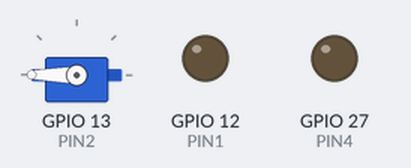
This sketch was run on a simulated ESP32. Shown: servo, output pins drawn as LEDs (lit = HIGH). Wiring (inferred from the names in the program): servo: signal GPIO 13. Servo pulses on a pin are drawn as a servo (544–2400 µs = 0–180°); pins used as bus, display or sensor lines are not drawn.

Above: at 0.05 s.
At 8.05 s:
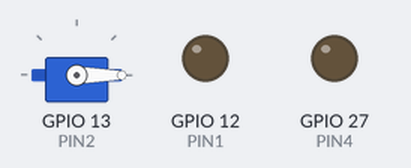
Timing chart, 0 to 10.5 s (numbered marks = the images above):
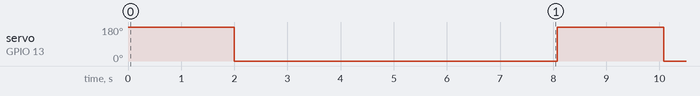

The sketch:

OTO_ESP32.ino
```cpp
#define PIN1 12
#define PIN2 13
#define PIN3 14
#define PIN4 27

void setup() {
  pinMode(PIN1, OUTPUT);
  pinMode(PIN2, OUTPUT);
  pinMode(PIN3, OUTPUT);
  pinMode(PIN4, OUTPUT);

}

void loop() {
  moverServo( 2, 180);
  delay(1000);
  moverServo( 2, 0);
  delay(1000);

  moverServo( 3, -180);
  delay(1000);
  moverServo( 3, 0);
  delay(1000);
}

void moverServo(int pin, int angulo) {
  int pulso = map(angulo, 0, 180, 500, 2500); // Converte ângulo para tempo do pulso (microsegundos)

  switch(pin){
    case 1:
      for (int i = 0; i < 50; i++) {  // Envia 50 pulsos para garantir
        digitalWrite(PIN1, HIGH);
        delayMicroseconds(pulso);
        digitalWrite(PIN1, LOW);
        delayMicroseconds(20000 - pulso); // Completa os 20 ms do ciclo
      }
      break;
    case 2:
      for (int i = 0; i < 50; i++) {  // Envia 50 pulsos para garantir
        digitalWrite(PIN2, HIGH);
        delayMicroseconds(pulso);
        digitalWrite(PIN2, LOW);
        delayMicroseconds(20000 - pulso); // Completa os 20 ms do ciclo
      }
      break;
    case 3:
      for (int i = 0; i < 50; i++) {  // Envia 50 pulsos para garantir
        digitalWrite(PIN3, HIGH);
        delayMicroseconds(pulso);
        digitalWrite(PIN3, LOW);
        delayMicroseconds(20000 - pulso); // Completa os 20 ms do ciclo
      }
      break;
    case 4:
      for (int i = 0; i < 50; i++) {  // Envia 50 pulsos para garantir
        digitalWrite(PIN4, HIGH);
        delayMicroseconds(pulso);
        digitalWrite(PIN4, LOW);
        delayMicroseconds(20000 - pulso); // Completa os 20 ms do ciclo
      }
      break;
  }
}
```

Measured:
- by itself, servo on GPIO 13 (PIN2): alternates 180° for 2.0 s and 0° for 6.1 s
